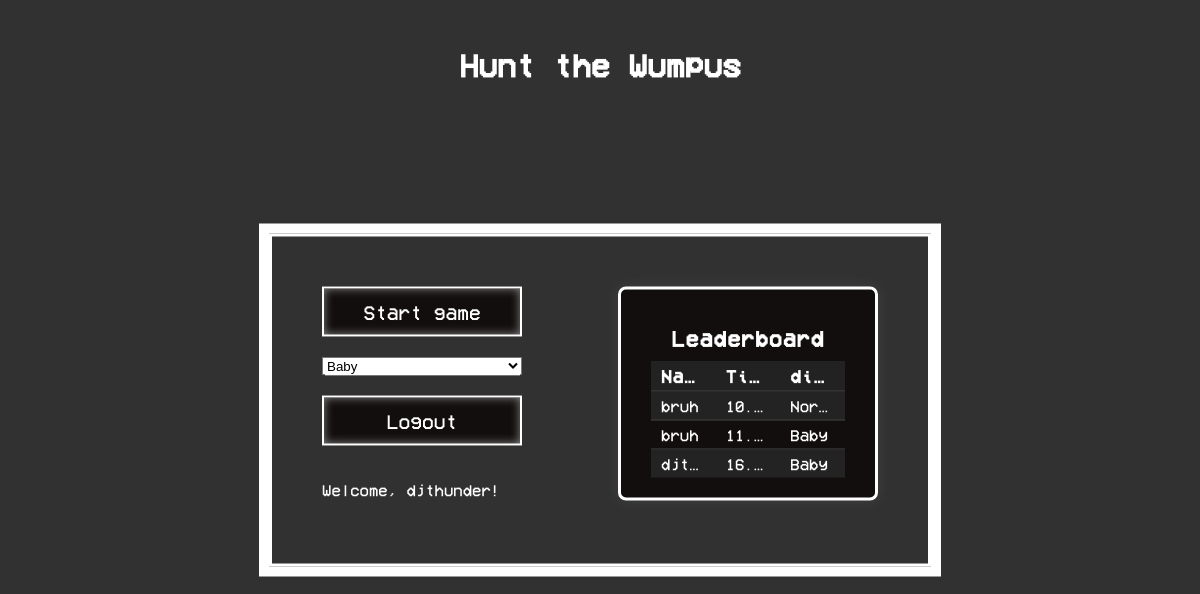
Screenshot of / (signed in) with the database file from the repository.
### tables this page shows
CREATE TABLE `leaderboard` (`id` INTEGER PRIMARY KEY AUTOINCREMENT, `username` TEXT NOT NULL, `time` REAL NOT NULL, `difficulty` TEXT NOT NULL);

### main.py (the view)
@app.route('/')
def index():
    conn = sqlite3.connect('HTW-2D/database/database.db')
    conn.row_factory = sqlite3.Row
    cursor = conn.cursor()
    cursor.execute("SELECT username, time, difficulty FROM leaderboard ORDER BY time ASC")
    rows = cursor.fetchall()
    conn.close()
    return render_template('Gamemenu.html', leaderboard=rows)

### templates/Gamemenu.html (shortened to what this page needs)
{% extends "Index.html" %}
{% block content %}
    {% set difficulty_labels = {'easy': 'Baby', 'medium': 'average', 'hard': 'Overkill'} %}
    <div id="gameMenu">
        <div id="menuButtons">
            {% if session.get('username') %}
                <a href="#"><button id="startGameButton">Start game</button></a>
                <select name="difficulty" id="difficultySelector">
                    <option value="easy">Baby</option>
                </select>
            {% else %}
                <button onclick="loadPage('{{ url_for('login') }}')">Login</button>
                <button onclick="loadPage('{{ url_for('signup') }}')">Signup</button>
                <!-- <a href="{{ url_for('login') }}"><button id="loginButton">Login</button></a>
                <a href="{{ url_for('signup') }}"><button id="signupButton">Signup</button></a> -->
            {% endif %}
            {% if session.get('username') %}
                <a href="{{ url_for('logout') }}"><button id="logoutButton">Logout</button></a>
                    <p>Welcome, {{ session['username'] }}!</p>
                {% else %}
                <p>Please log in to play.</p>
            {% endif %}
        </div>
        <div id="leaderBoard">
            <h2>Leaderboard</h2>
            <table>
                <tr><th>Name</th><th>Time (s)</th><th>difficulty</th></tr>
                {% for entry in leaderboard %}
                    <tr>
                        <td>{{ entry.username }}</td>
                        <td>{{ entry.time }}</td>
                        <td>{{ difficulty_labels.get(entry.difficulty, entry.difficulty) }}</td>
                    </tr>
                {% endfor %}
            </table>
        </div>
    </div>
{% endblock %}

### static/index.css (style rules this page uses)
html { background-color: rgb(49, 49, 49); }
a { color: white; text-decoration: none; }
body { color: white; font-family: 'VCR OSD Mono', monospace; }
#gameMenu { top: 50%; left: 50%; transform: translate(-50%, -50%); position: absolute; display: flex; align-items: flex-start; gap: 8vw; padding: 50px; border-style: solid; outline: 10px solid white; }
#gameMenu button { font-family: 'VCR OSD Mono', monospace; background-color: rgb(18, 14, 14); color: white; border-style: solid; border-color: white; box-shadow:inset 0 0 10px rgba(255, 255, 255, 0.5); padding: 10px 20px; font-size: 20px; cursor: pointer; transition: background-color 0.3s, box-shadow 0.3s; width: 200px; height: 50px; }
#leaderBoard { width: 200px; padding: 10px; background-color: rgb(18, 14, 14); justify-content: center; align-items: center; border-style: solid; }
#menuButtons { display: flex; flex-direction: column; gap: 20px; }
#leaderBoard table { width: 100%; border-collapse: collapse; margin-top: 10px; font-size: 16px; }
#leaderBoard th, #leaderBoard td { padding: 6px 10px; text-align: left; border-bottom: 1px solid #444; }
#leaderBoard th { font-weight: bold; font-size: 18px; color: #fff; background: #222; letter-spacing: 1px; }
#leaderBoard tr:last-child td { border-bottom: none; }
#leaderBoard tr:nth-child(even) td { background-color: #232323; }
#leaderBoard { border-radius: 8px; box-shadow: 0 0 16px rgba(255,255,255,0.08); padding: 20px 30px; min-width: 260px; }
#leaderBoard h2, #leaderBoard .leaderboard-title { margin-bottom: 12px; font-size: 22px; font-weight: bold; letter-spacing: 1px; color: #fff; text-align: center; }
#leaderBoard { overflow: hidden; box-sizing: border-box; }
#leaderBoard table { table-layout: fixed; word-break: break-all; }
#leaderBoard th, #leaderBoard td { overflow: hidden; text-overflow: ellipsis; white-space: nowrap; }

### rows the page displays
leaderboard: username "djthunder", username "djt…", time "16.…", get "Baby"
leaderboard: username "bruh", time "10.…", get "Nor…"
leaderboard: username "bruh", time "11.…", get "Baby"
